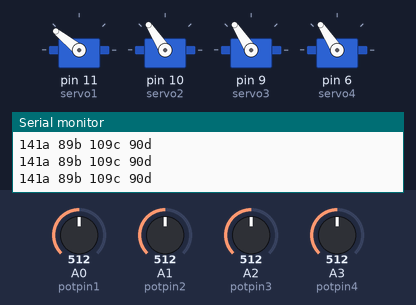
Recording of a sketch running on a simulated Arduino Leonardo, built with avr-gcc and run on an emulated ATmega32U4. Shown: 4 × servo, the last lines printed to the serial monitor. The test bench sets the inputs (shaded band); at power-on: A0 (potpin1) = 512, A1 (potpin2) = 512, A2 (potpin3) = 512, A3 (potpin4) = 512.

Above: at 1.2 s.
1.3 s: A0 (potpin1) set to 30
At 4.1 s:
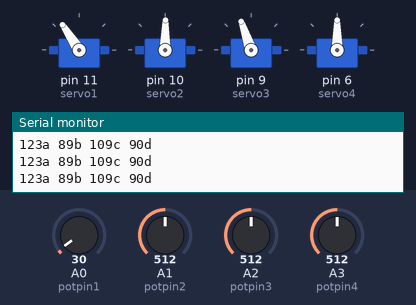
4.3 s: A1 (potpin2) set to 716
At 7.1 s:
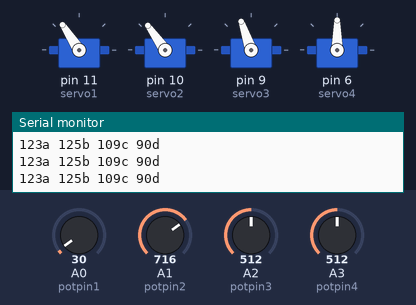
7.3 s: A2 (potpin3) set to 716
At 10.0 s:
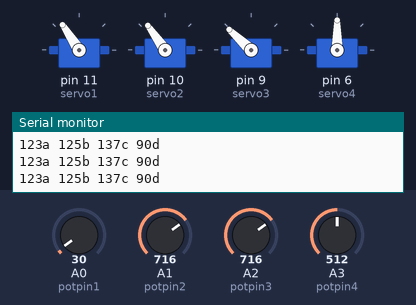
10.3 s: A3 (potpin4) set to 992
At 10.9 s:
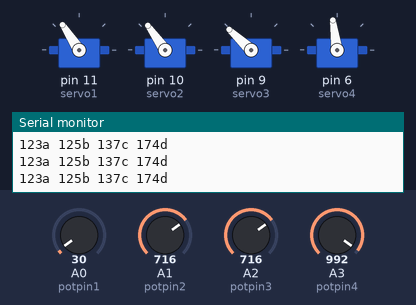
13.3 s: A2 (potpin3) set to 992
At 13.6 s:
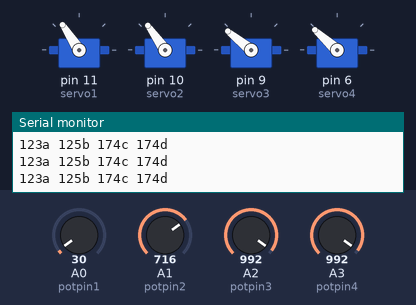
16.3 s: A1 (potpin2) set to 992
At 20.1 s:
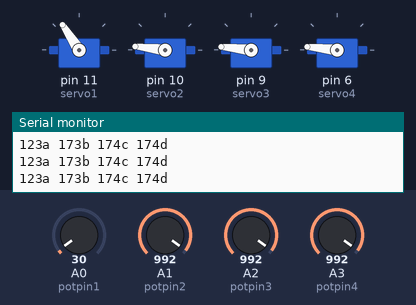
Timing chart, 0 to 20.3 s (numbered marks = the images above; inputs shaded):
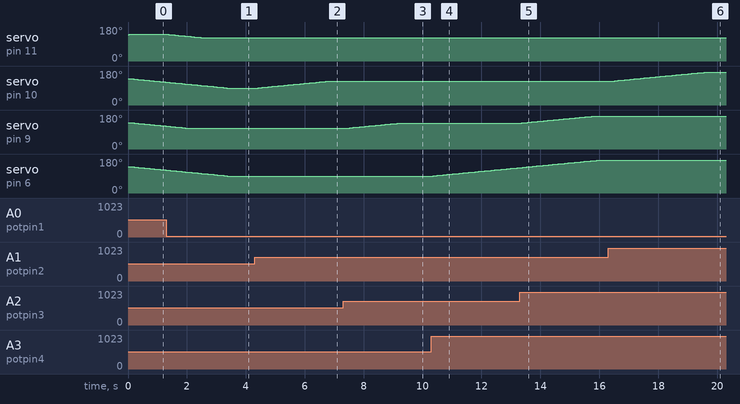

Measured:
- after the input at 1.3 s, servo on pin 11 (servo1): moves from 141° to 123° over 1.2 s, starting after 0.08 s
- after the input at 4.3 s, servo on pin 10 (servo2): moves from 89° to 125° over 2.4 s, starting after 0.05 s
- after the input at 7.3 s, servo on pin 9 (servo3): moves from 109° to 137° over 1.8 s, starting after 0.08 s
- after the input at 10.3 s, servo on pin 6 (servo4): moves from 90° to 134° over 2.9 s, starting after 0.06 s
- after the input at 13.3 s, servo on pin 9 (servo3): moves from 137° to 174° over 2.4 s, starting after 0.07 s
- after the input at 16.3 s, servo on pin 10 (servo2): moves from 125° to 173° over 3.2 s, starting after 0.07 s

The sketch:

me_arm3.0.ino
```cpp
// (licence header left out)
#include "VarSpeedServo.h"
int pace =10; // Speed for stepper motors. 0 - Unlimited 1- Lowest ... to Highest -255
VarSpeedServo servo1;
VarSpeedServo servo2;
VarSpeedServo servo3;
VarSpeedServo servo4;

int potpin1 = 0;//定义爪舵机电位器为A0口
int potpin2 = 1;//定义小臂舵机电位器为A1口
int potpin3 = 2;//定义大臂舵机电位器为A2口
int potpin4 = 3;//定义转盘舵机电位器为A3口


int val1;
int val2;
int val3;
int val4;

byte  mode ;
boolean modep=true;

void setup()  ////////////////////////////////////////////////////////////////////////////////////////
{

  servo1.attach(11);  servo1.write(140);
  servo2.attach(10);  servo2.write(140);
  servo3.attach(9);   servo3.write(140);
  servo4.attach(6);   servo4.write(140);


  Serial.begin(9600);
}

void loop() //////////////////////////////////////////////////////////////////////////////////////////
{
  static int v = 0;
  static int s1 = 0;
  static int s2 = 0;
  static int s3 = 0;
  static int s4 = 0;

  if ( Serial.available()) {
    char ch = Serial.read();
    Serial.print(ch);
    switch(ch) {
      case '1'...'9':  v =(ch-'0')*20;    break;
      case 'a':  if(mode==1) servo1.write(v,pace); break;
      case 'b':  if(mode==1) servo2.write(v,pace); break;
      case 'c':  if(mode==1) servo3.write(v,pace); break;
      case 'd':  if(mode==1) servo4.write(v,pace); break;
      case 'm':  mode=0;  Serial.print("Mode = pot  "); Serial.println(mode); break;
      case 'n':  mode=1;  Serial.print("Mode = pc   "); Serial.println(mode); break;
      case 'o':  modep=!modep; Serial.print("Mode = o"); Serial.println(modep); break;

      default :  Serial.println("-illegal. Use 1..9 a b c d m n o");

    }
  }

  if(mode==0)  {
    /////爪舵机控制///////
    val1 = analogRead(potpin1);
    val1 = map (val1, 0, 1023, 122, 160);
    servo1.write(val1,pace);
    delay(10);


    //////小臂舵机控制///////
    val2 = analogRead(potpin2);
    val2 = map (val2, 0, 1023, 0, 179);
    servo2.write(val2,pace);
    delay(10);

    //////大臂舵机控制///////
    val3 = analogRead(potpin3);
    val3 = map (val3, 0, 1023, 40, 179);
    servo3.write(val3,pace);
    delay(10);

    //////爪舵机控制///////
    val4 = analogRead(potpin4);
    val4 = map (val4, 0, 1023, 0, 180);
    servo4.write(val4,pace);
    delay(10);
    if (modep){
     Serial.print(val1); Serial.print("a ") ;
     Serial.print(val2); Serial.print("b ") ;
     Serial.print(val3); Serial.print("c ") ;
     Serial.print(val4); Serial.println("d ");
   }
  }
}

/*
  /------- "a" claw "6a" claw open "8a" claw closed
 |  /----- "b" elbow "2b" elbow folded "7b" unfolded but depends on "c" position
 | |  /--- "c" shoulde "2c" shoulder folded "9c" unfolded
 | | |  /- "d" mount rotation "1d" right position "9d" left position.
8a7b6c7d
8a7b6c7d
8a7b6c7d
8a7b2c7d - closed folded
6a7b6c7d - opnen T
8a7b6c7d - close T

*/
```
